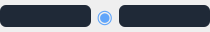
                                                        <widget class="QWidget"
                                                            name="angular_container" native="true">
                                                            <property name="minimumSize">
                                                                <size>
                                                                    <width>0</width>
                                                                    <height>32</height>
                                                                </size>
                                                            </property>
                                                            <property name="maximumSize">
                                                                <size>
                                                                    <width>16777215</width>
                                                                    <height>32</height>
                                                                </size>
                                                            </property>
                                                            <layout class="QHBoxLayout"
                                                                name="horizontalLayout">
                                                                <property name="spacing">
                                                                    <number>4</number>
                                                                </property>
                                                                <property name="leftMargin">
                                                                    <number>0</number>
                                                                </property>
                                                                <property name="topMargin">
                                                                    <number>0</number>
                                                                </property>
                                                                <property name="rightMargin">
                                                                    <number>0</number>
                                                                </property>
                                                                <property name="bottomMargin">
                                                                    <number>0</number>
                                                                </property>
                                                                <item>
                                                                    <widget class="QWidget"
                                                                        name="left_angular_container"
                                                                        native="true">
                                                                        <property name="minimumSize">
                                                                            <size>
                                                                                <width>0</width>
                                                                                <height>32</height>
                                                                            </size>
                                                                        </property>
                                                                        <property name="maximumSize">
                                                                            <size>
                                                                                <width>16777215</width>
                                                                                <height>32</height>
                                                                            </size>
                                                                        </property>
                                                                        <layout class="QGridLayout"
                                                                            name="gridLayout_2">
                                                                            <property
                                                                                name="leftMargin">
                                                                                <number>0</number>
                                                                            </property>
                                                                            <property
                                                                                name="topMargin">
                                                                                <number>0</number>
                                                                            </property>
                                                                            <property
                                                                                name="rightMargin">
                                                                                <number>0</number>
                                                                            </property>
                                                                            <property
                                                                                name="bottomMargin">
                                                                                <number>0</number>
                                                                            </property>
                                                                            <property name="spacing">
                                                                                <number>0</number>
                                                                            </property>
                                                                            <item row="0" column="0">
                                                                                <widget
                                                                                    class="QProgressBar"
                                                                                    name="angular_progress_left_bg">
                                                                                    <property
                                                                                        name="styleSheet">
                                                                                        <string
                                                                                            notr="true">QProgressBar
                                                                                            {
                                                                                            border:
                                                                                            1px
                                                                                            solid
                                                                                            #374151;
                                                                                            border-radius:
                                                                                            6px;
                                                                                            background-color:
                                                                                            #1f2937;
                                                                                            }
                                                                                            QProgressBar::chunk
                                                                                            {
                                                                                            background-color:
                                                                                            #374151;
                                                                                            border-radius:
                                                                                            5px;
                                                                                            }</string>
                                                                                    </property>
                                                                                    <property
                                                                                        name="value">
                                                                                        <number>0</number>
                                                                                    </property>
                                                                                    <property
                                                                                        name="textVisible">
                                                                                        <bool>false</bool>
                                                                                    </property>
                                                                                    <property
                                                                                        name="invertedAppearance">
                                                                                        <bool>true</bool>
                                                                                    </property>
                                                                                </widget>
                                                                            </item>
                                                                            <item row="0" column="0">
                                                                                <widget
                                                                                    class="QProgressBar"
                                                                                    name="angular_progress_left_fg">
                                                                                    <property
                                                                                        name="styleSheet">
                                                                                        <string
                                                                                            notr="true">QProgressBar
                                                                                            {
                                                                                            border:
                                                                                            none;
                                                                                            border-radius:
                                                                                            6px;
                                                                                            background-color:
                                                                                            transparent;
                                                                                            }
                                                                                            QProgressBar::chunk
                                                                                            {
                                                                                            background:
                                                                                            qlineargradient(x1:0,
                                                                                            y1:0,
                                                                                            x2:1,
                                                                                            y2:0,
                                                                                            stop:0
                                                                                            #a78bfa,
                                                                                            stop:1
                                                                                            #8b5cf6);
                                                                                            border-radius:
                                                                                            5px;
                                                                                            }</string>
                                                                                    </property>
                                                                                    <property
                                                                                        name="value">
                                                                                        <number>0</number>
                                                                                    </property>
                                                                                    <property
                                                                                        name="textVisible">
                                                                                        <bool>false</bool>
                                                                                    </property>
                                                                                    <property
                                                                                        name="invertedAppearance">
                                                                                        <bool>true</bool>
                                                                                    </property>
                                                                                </widget>
                                                                            </item>
                                                                        </layout>
                                                                    </widget>
                                                                </item>
                                                                <item>
                                                                    <widget class="QLabel"
                                                                        name="center_marker">
                                                                        <property name="minimumSize">
                                                                            <size>
                                                                                <width>20</width>
                                                                                <height>0</height>
                                                                            </size>
                                                                        </property>
                                                                        <property name="maximumSize">
                                                                            <size>
                                                                                <width>20</width>
                                                                                <height>16777215</height>
                                                                            </size>
                                                                        </property>
                                                                        <property name="styleSheet">
                                                                            <string notr="true">color:
                                                                                #60a5fa; font-size:
                                                                                14pt;</string>
                                                                        </property>
                                                                        <property name="text">
                                                                            <string>◉</string>
                                                                        </property>
                                                                        <property name="alignment">
                                                                            <set>Qt::AlignCenter</set>
                                                                        </property>
                                                                    </widget>
                                                                </item>
                                                                <item>
                                                                    <widget class="QWidget"
                                                                        name="right_angular_container"
                                                                        native="true">
                                                                        <property name="minimumSize">
                                                                            <size>
                                                                                <width>0</width>
                                                                                <height>32</height>
                                                                            </size>
                                                                        </property>
                                                                        <property name="maximumSize">
                                                                            <size>
                                                                                <width>16777215</width>
                                                                                <height>32</height>
                                                                            </size>
                                                                        </property>
                                                                        <layout class="QGridLayout"
                                                                            name="gridLayout_3">
                                                                            <property
                                                                                name="leftMargin">
                                                                                <number>0</number>
                                                                            </property>
                                                                            <property
                                                                                name="topMargin">
                                                                                <number>0</number>
                                                                            </property>
                                                                            <property
                                                                                name="rightMargin">
                                                                                <number>0</number>
                                                                            </property>
                                                                            <property
                                                                                name="bottomMargin">
                                                                                <number>0</number>
                                                                            </property>
                                                                            <property name="spacing">
                                                                                <number>0</number>
                                                                            </property>
                                                                            <item row="0" column="0">
                                                                                <widget
                                                                                    class="QProgressBar"
                                                                                    name="angular_progress_right_bg">
                                                                                    <property
                                                                                        name="styleSheet">
                                                                                        <string
                                                                                            notr="true">QProgressBar
                                                                                            {
                                                                                            border:
                                                                                            1px
                                                                                            solid
                                                                                            #374151;
                                                                                            border-radius:
                                                                                            6px;
                                                                                            background-color:
                                                                                            #1f2937;
                                                                                            }
                                                                                            QProgressBar::chunk
                                                                                            {
                                                                                            background-color:
                                                                                            #374151;
                                                                                            border-radius:
                                                                                            5px;
                                                                                            }</string>
                                                                                    </property>
                                                                                    <property
                                                                                        name="value">
                                                                                        <number>0</number>
                                                                                    </property>
                                                                                    <property
                                                                                        name="textVisible">
                                                                                        <bool>false</bool>
                                                                                    </property>
                                                                                </widget>
                                                                            </item>
                                                                            <item row="0" column="0">
                                                                                <widget
                                                                                    class="QProgressBar"
                                                                                    name="angular_progress_right_fg">
                                                                                    <property
                                                                                        name="styleSheet">
                                                                                        <string
                                                                                            notr="true">QProgressBar
                                                                                            {
                                                                                            border:
                                                                                            none;
                                                                                            border-radius:
                                                                                            6px;
                                                                                            background-color:
                                                                                            transparent;
                                                                                            }
                                                                                            QProgressBar::chunk
                                                                                            {
                                                                                            background:
                                                                                            qlineargradient(x1:0,
                                                                                            y1:0,
                                                                                            x2:1,
                                                                                            y2:0,
                                                                                            stop:0
                                                                                            #a78bfa,
                                                                                            stop:1
                                                                                            #8b5cf6);
                                                                                            border-radius:
                                                                                            5px;
                                                                                            }</string>
                                                                                    </property>
                                                                                    <property
                                                                                        name="value">
                                                                                        <number>0</number>
                                                                                    </property>
                                                                                    <property
                                                                                        name="textVisible">
                                                                                        <bool>false</bool>
                                                                                    </property>
                                                                                </widget>
                                                                            </item>
                                                                        </layout>
                                                                    </widget>
                                                                </item>
                                                            </layout>
                                                        </widget>
